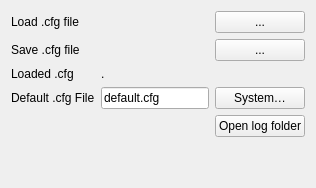
              <widget class="QWidget" name="tab_7">
               <attribute name="title">
                <string>Load / Save Cfg</string>
               </attribute>
               <layout class="QGridLayout" name="gridLayout_102">
                <item row="0" column="0">
                 <layout class="QGridLayout" name="gridLayout_101">
                  <item row="4" column="2">
                   <widget class="QPushButton" name="pushButton_openLogFolder">
                    <property name="toolTip">
                     <string>Open the folder containing this session's application and worker logs</string>
                    </property>
                    <property name="text">
                     <string>Open log folder</string>
                    </property>
                   </widget>
                  </item>
                  <item row="3" column="2">
                   <widget class="QPushButton" name="pushButton_systemProfile">
                    <property name="toolTip">
                     <string>Select the active microscope profile and its resource folders</string>
                    </property>
                    <property name="text">
                     <string>System…</string>
                    </property>
                   </widget>
                  </item>
                  <item row="0" column="0">
                   <widget class="QLabel" name="label_75">
                    <property name="text">
                     <string>Load .cfg file</string>
                    </property>
                   </widget>
                  </item>
                  <item row="3" column="0">
                   <widget class="QLabel" name="label_67">
                    <property name="text">
                     <string>Default .cfg File</string>
                    </property>
                   </widget>
                  </item>
                  <item row="2" column="1">
                   <widget class="QLabel" name="label_loadedcfg">
                    <property name="text">
                     <string>.</string>
                    </property>
                   </widget>
                  </item>
                  <item row="2" column="0">
                   <widget class="QLabel" name="label_88">
                    <property name="text">
                     <string>Loaded .cfg</string>
                    </property>
                   </widget>
                  </item>
                  <item row="0" column="2">
                   <widget class="QPushButton" name="pushButton_loadCfg">
                    <property name="text">
                     <string>...</string>
                    </property>
                   </widget>
                  </item>
                  <item row="1" column="0">
                   <widget class="QLabel" name="label_81">
                    <property name="text">
                     <string>Save .cfg file</string>
                    </property>
                   </widget>
                  </item>
                  <item row="5" column="0">
                   <spacer name="verticalSpacer_21">
                    <property name="orientation">
                     <enum>Qt::Orientation::Vertical</enum>
                    </property>
                    <property name="sizeHint" stdset="0">
                     <size>
                      <width>20</width>
                      <height>40</height>
                     </size>
                    </property>
                   </spacer>
                  </item>
                  <item row="1" column="2">
                   <widget class="QPushButton" name="pushButton_saveCfg">
                    <property name="text">
                     <string>...</string>
                    </property>
                   </widget>
                  </item>
                  <item row="3" column="1">
                   <widget class="QLineEdit" name="lineEdit_configurationfile">
                    <property name="text">
                     <string>default.cfg</string>
                    </property>
                   </widget>
                  </item>
                 </layout>
                </item>
               </layout>
              </widget>
